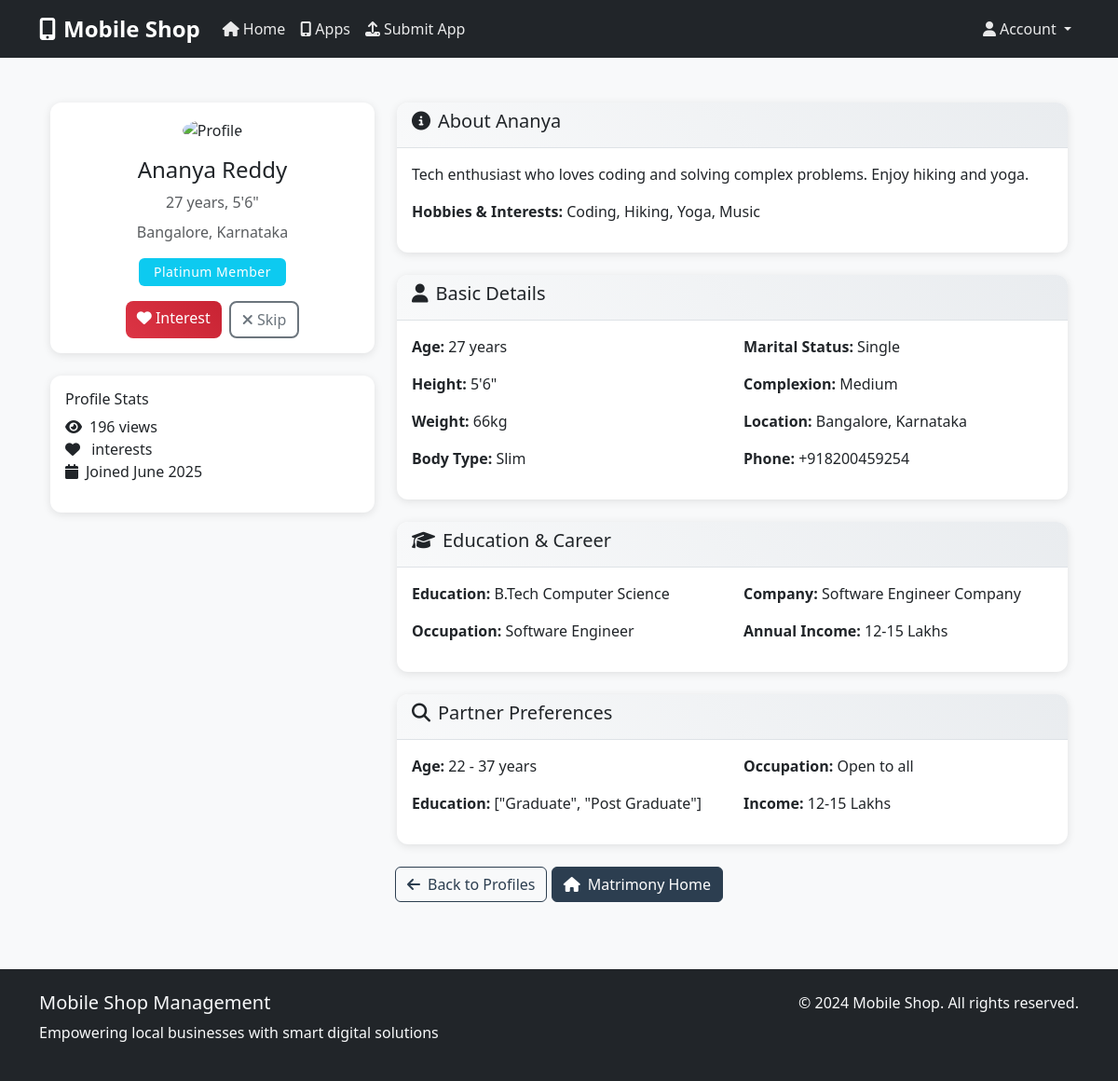
/matrimony/profile/2, run on an earlier commit of the app's database.
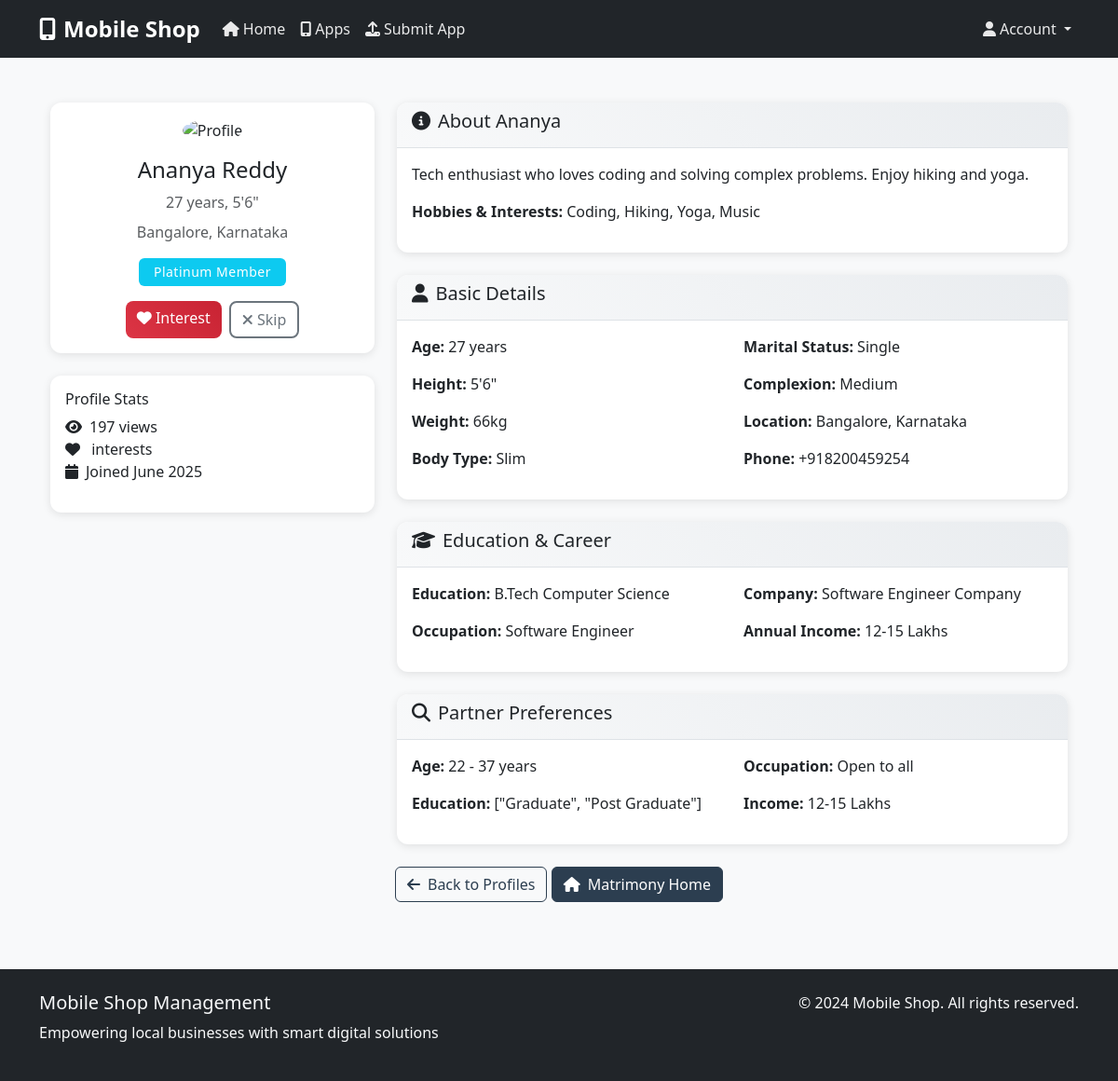
And on a later commit of the database.
### models.py (models this page shows, shortened)
class MatrimonyProfile(db.Model):
    __tablename__ = 'matrimony_profiles'
    id = db.Column(db.Integer, primary_key=True)
    full_name = db.Column(db.String(200), nullable=False)
    age = db.Column(db.Integer, nullable=False)
    gender = db.Column(db.String(10), nullable=False)  # Male, Female, Other
    marital_status = db.Column(db.String(20), nullable=False)  # single, divorced, widowed
    relationship_type = db.Column(db.String(30), nullable=False)  # marriage, open, livein
    height = db.Column(db.String(10))  # e.g., "5'8\""
    weight = db.Column(db.String(10))  # e.g., "65kg"
    body_type = db.Column(db.String(20))  # slim, average, athletic, etc.
    complexion = db.Column(db.String(20))  # fair, medium, dark
    physical_status = db.Column(db.String(20))  # normal, differently_abled
    city = db.Column(db.String(100), nullable=False)
    state = db.Column(db.String(100), nullable=False)
    country = db.Column(db.String(100), default='India')
    education = db.Column(db.String(200))
    occupation = db.Column(db.String(200))
    annual_income = db.Column(db.String(50))  # e.g., "5-10 Lakhs"
    company_name = db.Column(db.String(200))
    family_type = db.Column(db.String(20))  # nuclear, joint
    father_occupation = db.Column(db.String(100))
    mother_occupation = db.Column(db.String(100))
    siblings = db.Column(db.String(100))  # e.g., "1 brother, 1 sister"
    religion = db.Column(db.String(50))
    caste = db.Column(db.String(100))
    sub_caste = db.Column(db.String(100))
    mother_tongue = db.Column(db.String(50))
    diet = db.Column(db.String(20))  # vegetarian, non_vegetarian, vegan
    smoking = db.Column(db.String(20))  # never, occasionally, regularly
    drinking = db.Column(db.String(20))  # never, occasionally, regularly
    bio = db.Column(db.Text)
    hobbies = db.Column(db.Text)  # JSON array
    interests = db.Column(db.Text)  # JSON array
    partner_age_min = db.Column(db.Integer)
    partner_age_max = db.Column(db.Integer)
    partner_height_min = db.Column(db.String(10))
    partner_height_max = db.Column(db.String(10))
    partner_education = db.Column(db.Text)  # JSON array of preferred education levels
    partner_occupation = db.Column(db.Text)  # JSON array of preferred occupations
    partner_income_min = db.Column(db.String(50))
    partner_location = db.Column(db.Text)  # JSON array of preferred locations
    partner_caste = db.Column(db.Text)  # JSON array of acceptable castes
    email = db.Column(db.String(200), unique=True, nullable=False)
    phone = db.Column(db.String(20))
    whatsapp = db.Column(db.String(20))
    profile_images = db.Column(db.Text)  # JSON array of image URLs
    profile_photo = db.Column(db.String(500))  # main profile photo
    is_verified = db.Column(db.Boolean, default=False)
    verification_documents = db.Column(db.Text)  # JSON array of document paths
    premium_member = db.Column(db.Boolean, default=False)
    membership_badge = db.Column(db.String(20), default='basic')  # basic, silver, gold, platinum
    membership_expires = db.Column(db.DateTime)
    contact_visible = db.Column(db.Boolean, default=False)
    photo_visible = db.Column(db.Boolean, default=True)
    profile_visible = db.Column(db.Boolean, default=True)
    photo_blurred = db.Column(db.Boolean, default=False)
    photo_blur_date = db.Column(db.DateTime)
    last_active = db.Column(db.DateTime, default=datetime.utcnow)
    profile_views = db.Column(db.Integer, default=0)
    created_at = db.Column(db.DateTime, default=datetime.utcnow)
    updated_at = db.Column(db.DateTime, default=datetime.utcnow, onupdate=datetime.utcnow)
    followers_count = db.Column(db.Integer, default=0)
    following_count = db.Column(db.Integer, default=0)
    shares_count = db.Column(db.Integer, default=0)
    password_hash = db.Column(db.String(256))

### routes.py (the view)
@app.route('/matrimony/profile/<int:profile_id>')
def matrimony_profile(profile_id):
    profile = MatrimonyProfile.query.get_or_404(profile_id)
    profile.profile_views += 1
    db.session.commit()
    return render_template('matrimony_profile.html', profile=profile)

### templates/matrimony_profile.html (shortened to what the changed rows need)
{% extends "base.html" %}
{% block content %}
<div class="container py-4">
    <div class="row">
        <div class="col-md-4">
            <div class="card mb-4">
                <div class="card-body text-center">
                    <div class="profile-image-container mb-3">
                        <img src="https://images.unsplash.com/photo-1500648767791-00dcc994a43e?w=200&h=200&fit=crop&crop=face"
                             class="rounded-circle img-fluid" alt="Profile" style="width: 150px; height: 150px; object-fit: cover;">
                    </div>
                    <h4>{{ profile.full_name }}</h4>
                    <p class="text-muted mb-2">{{ profile.age }} years, {{ profile.height or 'Height not specified' }}</p>
                    <p class="text-muted mb-3">{{ profile.city }}, {{ profile.state }}</p>
                    {% if profile.membership_badge %}
                        <span class="badge bg-{{ 'secondary' if profile.membership_badge == 'basic' else 'light' if profile.membership_badge == 'silver' else 'warning' if profile.membership_badge == 'gold' else 'info' }} mb-3">
                            {{ profile.membership_badge|title }} Member
                        </span>
                    {% endif %}
                    <div class="d-flex justify-content-center gap-2">
                        <a href="{{ url_for('matrimony_interact', profile_id=profile.id, action='like') }}"
                           class="btn btn-danger">
                        </a>
                        <a href="{{ url_for('matrimony_interact', profile_id=profile.id, action='dislike') }}"
                           class="btn btn-outline-secondary">
                        </a>
                    </div>
                </div>
            </div>
            <div class="card">
                <div class="card-body">
                    <ul class="list-unstyled">
                        <li><i class="fas fa-eye me-2"></i>{{ profile.profile_views }} views</li>
                        <li><i class="fas fa-heart me-2"></i>{{ profile.interested_count }} interests</li>
                        <li><i class="fas fa-calendar me-2"></i>Joined {{ profile.created_at.strftime('%B %Y') }}</li>
                    </ul>
                </div>
            </div>
        </div>
        <div class="col-md-8">
            <div class="card mb-4">
                <div class="card-header">
                    <h5><i class="fas fa-info-circle me-2"></i>About {{ profile.full_name.split()[0] }}</h5>
                </div>
                <div class="card-body">
                    <p>{{ profile.bio or 'No description provided.' }}</p>
                    {% if profile.hobbies %}
                        <p><strong>Hobbies & Interests:</strong> {{ profile.hobbies }}</p>
                    {% endif %}
                </div>
            </div>
            <div class="card mb-4">
                <div class="card-body">
                    <div class="row">
                        <div class="col-md-6">
                            <p><strong>Age:</strong> {{ profile.age }} years</p>
                            <p><strong>Height:</strong> {{ profile.height or 'Not specified' }}</p>
                            <p><strong>Weight:</strong> {{ profile.weight or 'Not specified' }}</p>
                            <p><strong>Body Type:</strong> {{ profile.body_type|title if profile.body_type else 'Not specified' }}</p>
                        </div>
                        <div class="col-md-6">
                            <p><strong>Marital Status:</strong> {{ profile.marital_status|title }}</p>
                            <p><strong>Complexion:</strong> {{ profile.complexion|title if profile.complexion else 'Not specified' }}</p>
                            <p><strong>Location:</strong> {{ profile.city }}, {{ profile.state }}</p>
                            <p><strong>Phone:</strong> {{ profile.phone if profile.membership_badge != 'basic' else 'Premium members only' }}</p>
                        </div>
                    </div>
                </div>
            </div>
            <div class="card mb-4">
                <div class="card-body">
                    <div class="row">
                        <div class="col-md-6">
                            <p><strong>Education:</strong> {{ profile.education }}</p>
                            <p><strong>Occupation:</strong> {{ profile.occupation }}</p>
                        </div>
                        <div class="col-md-6">
                            <p><strong>Company:</strong> {{ profile.company_name or 'Not specified' }}</p>
                            <p><strong>Annual Income:</strong> {{ profile.annual_income or 'Not specified' }}</p>
                        </div>
                    </div>
                </div>
            </div>
            <div class="card">
                <div class="card-body">
                    <div class="row">
                        <div class="col-md-6">
                            <p><strong>Age:</strong>
                                {% if profile.partner_age_min and profile.partner_age_max %}
                                    {{ profile.partner_age_min }} - {{ profile.partner_age_max }} years
                                {% else %}
                                    Open to all ages
                                {% endif %}
                            </p>
                            <p><strong>Education:</strong> {{ profile.partner_education or 'Open to all' }}</p>
                        </div>
                        <div class="col-md-6">
                            <p><strong>Occupation:</strong> {{ profile.partner_occupation or 'Open to all' }}</p>
                            <p><strong>Income:</strong> {{ profile.partner_income_min or 'No preference' }}</p>
                        </div>
                    </div>
                </div>
            </div>
        </div>
    </div>
</div>
{% endblock %}

What changed in the data, as far as the page shows it:
changed MatrimonyProfile "Ananya Reddy": profile_views "196" → "197"
